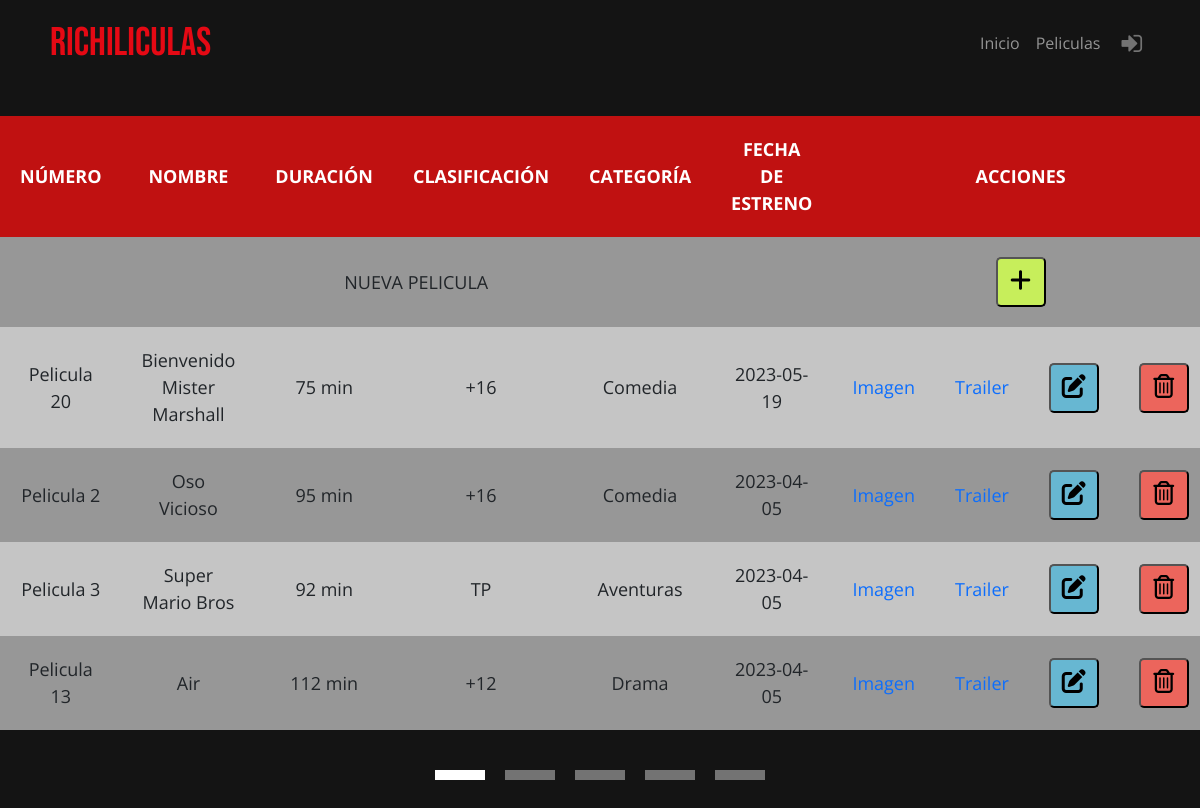
Screenshot of /controlador/admin/controlador_admin_peliculas.php with the database file from the repository.
### tables this page shows
CREATE TABLE `pelicula` (
  `id_pelicula` smallint(6) NOT NULL,
  `nombre` varchar(200) NOT NULL,
  `imagen` varchar(200) DEFAULT NULL,
  `sinopsis` varchar(2000) DEFAULT NULL,
  `duracion` smallint(6) NOT NULL,
  `url` varchar(1000) DEFAULT NULL,
  `clasificacion` enum('TP','+7','+12','+16','+18') NOT NULL,
  `categoria` enum('Acción','Aventuras','Ciencia Ficción','Comedia','No-Ficción','Drama','Documental','Fantasía','Musical','Suspense','Terror','Thriller','Animación','Infantil') NOT NULL,
  `fecha_estreno` date DEFAULT NULL
);

### modelo/conexion.php (called while the page is built)
<?php
class Conexion
{
    private $servidor = "localhost";
    private $usuario = "root";
    private $clave = "";
    private $dbname = "cine";
    function conex()
    {
        try {
            return new PDO("mysql:host=$this->servidor;dbname=$this->dbname;charset=utf8", $this->usuario, $this->clave);
        } catch (PDOException $e) {
            return "Error" . $e->getMessage();
        }
    }
}
?>

### modelo/paginacion.php (called while the page is built, shortened)
<?php
include_once("conexion.php");
class Paginacion extends Conexion
{
    private $resultadoporpag;
    private $indice;
    private $totalpag;
    private $conexion;
    private $tabla;
    function __construct($resultadoporpag, $tabla)
    {
        $this->tabla = $tabla;
        $this->conexion = parent::conex();
        $this->resultadoporpag = $resultadoporpag;
        $this->indice = 0;
        $this->conexion = parent::conex();
        $this->calcularPag();
    }
    function calcularPag()
    {
        if ($this->tabla == 'pelicula' || $this->tabla == 'pelicula_admin') {
            $stmt = $this->conexion->prepare("SELECT COUNT(DISTINCT pelicula.id_pelicula) as total FROM pelicula;");
        } elseif ($this->tabla == 'sala') {
            $stmt = $this->conexion->prepare("SELECT COUNT(DISTINCT sala.id_sala) as total FROM sala;");
        }elseif ($this->tabla == 'usuario') {
            $stmt = $this->conexion->prepare("SELECT COUNT(DISTINCT usuario.id_usuario) as total FROM usuario;");
        }elseif ($this->tabla == 'entradas') {
            $stmt = $this->conexion->prepare("SELECT COUNT(DISTINCT reserva.id_reserva) as total FROM reserva;");
        }
        $stmt->execute();
        $this->numresultados = $stmt->fetch(PDO::FETCH_OBJ)->total;
        $this->totalpag = $this->numresultados / $this->resultadoporpag;
    }
    function mostrar()
    {
        try {
            if ($this->tabla == 'pelicula' || $this->tabla == 'pelicula_admin') {
                $stmt = $this->conexion->prepare("SELECT DISTINCT id_pelicula, nombre,imagen,sinopsis,duracion, url, clasificacion,categoria, fecha_estreno FROM pelicula ORDER BY fecha_estreno DESC, id_pelicula ASC LIMIT $this->indice, $this->resultadoporpag;");
            } elseif ($this->tabla == 'sala') {
                $stmt = $this->conexion->prepare("SELECT DISTINCT id_sala,descripcion,capacidad,habilitada,luxury FROM sala ORDER BY id_sala LIMIT $this->indice, $this->resultadoporpag;");
            } elseif ($this->tabla == 'usuario') {
                $stmt = $this->conexion->prepare("SELECT DISTINCT id_usuario,nombre,apellido,correo,contrasena,rol FROM usuario ORDER BY id_usuario LIMIT $this->indice, $this->resultadoporpag;");
            }
            $stmt->execute();
            $registroarray = $stmt->fetchAll(PDO::FETCH_ASSOC);
            return $registroarray;
        } catch (PDOException $e) {
            echo "Error" . $e->getMessage();
        }
    }
    function numeritos()
    {
        $array = array();
        for ($i = 0; $i < $this->totalpag; $i++) {
            $array[] = $i + 1;
        }
        return $array;
    }
}

### vista/pelicula/pelicula_admin.php (the view, shortened to what this page needs)
<!DOCTYPE html>
<html lang="en">
<head>
    <link rel="stylesheet" href="vista/css/tablasAdmin.css">
    <link rel="stylesheet" href="vista/css/estilos.css">
    <link href="https://cdn.jsdelivr.net/npm/bootstrap@5.3.0-alpha1/dist/css/bootstrap.min.css" rel="stylesheet">
</head>
<body>
    <?php
    include "vista/menu.php";
    ?>
    <table id='table'>
        <thead>
            <th data-titulo='Número'>NÚMERO</th>
            <th data-titulo='Nombre'>NOMBRE</th>
            <th data-titulo='Duración'>DURACIÓN</th>
            <th data-titulo='Clasificación'>CLASIFICACIÓN</th>
            <th data-titulo='Categoria'>CATEGORÍA</th>
            <th data-titulo='Fecha de estreno'>FECHA DE ESTRENO</th>
            <th data-titulo='acciones' colspan="4">ACCIONES</th>
        </thead>
        <tr>
            <td colspan="6">NUEVA PELICULA</td>
            <td colspan="4">
                <form method="post" action="index.php">
                    <button class="insert" name="nueva_pelicula" title="Añadir"><i class='fas fa-plus' style='font-size:24px'></i></button>
                </form>
            </td>
        </tr>
        <?php
        foreach ($arraypeliculaspaginado_pelicula as $row) {
        ?>
            <tr>
                <td data-titulo='Número'><?php echo 'Pelicula ' . $row['id_pelicula'] ?></td>
                <td data-titulo='Nombre'><?php echo $row['nombre'] ?></td>
                <td data-titulo='Duración'><?php echo $row['duracion'] . ' min' ?></td>
                <td data-titulo='Clasificación'><?php echo $row['clasificacion'] ?></td>
                <td data-titulo='Categoria'><?php echo $row['categoria'] ?></td>
                <td data-titulo='Fecha de estreno'><?php echo $row['fecha_estreno'] ?></td>
                <td>
                    <?php if ($row['imagen'] != null) { ?>
                        <a href="vista/fotos/<?php echo $row['imagen'] ?>" target="_blank" style="text-decoration: none">Imagen</a>
                    <?php } else { ?>
                    <?php } ?>
                </td>
                <td>
                    <?php if ($row['url'] != null) { ?>
                        <a href="<?php echo 'https://www.youtube.com/embed/' . $row['url'] ?>" target="_blank" style="text-decoration: none">Trailer</a>
                    <?php } else { ?>
                    <?php } ?>
                </td>
                <td>
                    <form method="post" action="index.php">
                        <button class="edit" name="editar_pelicula" title="Editar"><i class='fas fa-edit' style='font-size:24px'></i></button>
                    </form>
                </td>
                <td>
                    <form method="post" action="index.php">
                        <button class="trash" name="borrar_peli" title="Borrar"><i class='far fa-trash-alt' style='font-size:24px'></i></button>
                    </form>
                </td>
            </tr>
        <?php
        }
        ?>
    </table>
    <div id='contain'>
        <div id='dentro' style="margin-top: 0px; margin-bottom:40px">
            <?php
            foreach ($num_pelicula as $a) {
                if (isset($_GET["pagina_pelicula"])) {
                    if ($_GET["pagina_pelicula"] == $a) {
            ?>
                        <a href='?pagina_pelicula=<?= ($a) ?>'>
                            <div id='colorea' class='dentro'></div>
                        </a>
                    <?php
                    } else {
                    ?>
                        <a href='?pagina_pelicula=<?= ($a) ?>'>
                            <div class='dentro'></div>
                        </a>
                    <?php
                    }
                } else {
                    if ($a == 1) {
                    ?>
                        <a href='?pagina_pelicula=<?= ($a) ?>'>
                            <div id='colorea' class='dentro'></div>
                        </a>
                    <?php
                    } else {
                    ?>
                        <a href='?pagina_pelicula=<?= ($a) ?>'>
                            <div class='dentro'></div>
                        </a>
            <?php
                    }
                }
            }
            ?>
        </div>
    </div>
</body>
</html>

### vista/css/tablasAdmin.css (style rules this page uses)
table { background-color: white; text-align: center; border-collapse: collapse; margin: 0 auto; font-size: 18px; width: 90%; margin-top: 30px; }
th, td { padding: 20px; }
th { background-color: #c01111; border-bottom: solid 5px #0F362D; color: white; }
tr:nth-child(even) { background-color: #c5c5c5; }
tr:nth-child(odd) { background-color: rgb(151, 151, 151); }
button.edit { background-color: #67b7d2; border-radius: 5px; width: 50px; height: 50px; }
button.trash { background-color: #ec655c; border-radius: 5px; width: 50px; height: 50px; }
button.insert { background-color: #c7ee5b; border-radius: 5px; width: 50px; height: 50px; }

### vista/css/estilos.css (style rules this page uses)
:root { --rojo: #E50914; --fondo: #141414; }
* { margin: 0; padding: 0; box-sizing: border-box; }
body { background: var(--fondo); font-family: 'Open Sans', sans-serif; }
#contain { margin-top: 40px; background-color: transparent; display: flex; justify-content: center; align-items: center; }
#dentro { background-color: transparent; position: relative; width: 50%; margin: 0; display: flex; justify-content: center; align-items: center; gap: 20px 20px; flex-wrap: wrap; }
#dentro a { text-decoration: none; }
.dentro { background-color: #737373; color: white; width: 50px; height: 10px; display: flex; text-align: center; justify-content: center; align-items: center; }
#colorea { background-color: white; color: white; font-weight: bold; }

### rows the page displays
pelicula: id_pelicula "20", nombre "Bienvenido Mister Marshall", duracion "75", clasificacion "+16", categoria "Comedia", fecha_estreno "2023-05-19"
pelicula: id_pelicula "2", nombre "Oso Vicioso", duracion "95", clasificacion "+16", categoria "Comedia", fecha_estreno "2023-04-05"
pelicula: id_pelicula "3", nombre "Super Mario Bros", duracion "92", clasificacion "TP", categoria "Aventuras", fecha_estreno "2023-04-05"
pelicula: id_pelicula "13", nombre "Air", duracion "112", clasificacion "+12", categoria "Drama", fecha_estreno "2023-04-05"
